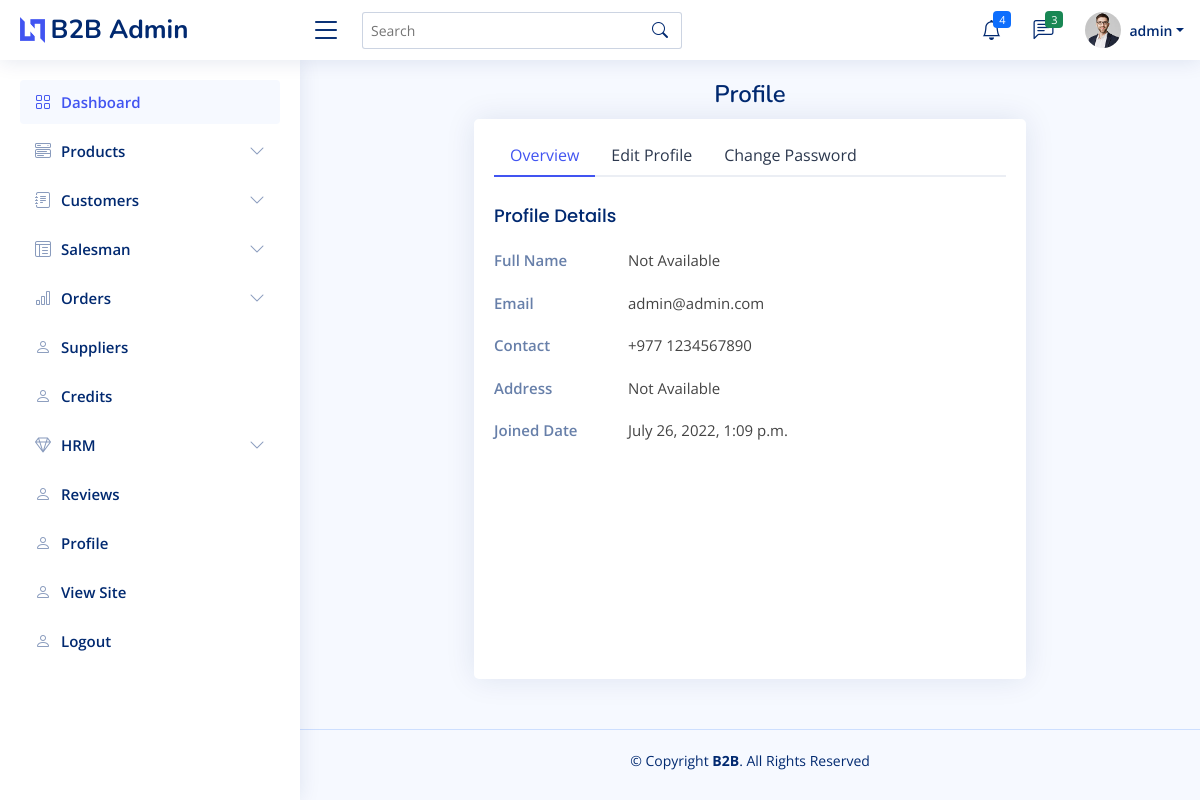
The page /admin-dashboard/profile/ (signed in) on the database its author committed.
### user/models.py (models this page shows)
class User(AbstractUser):
    is_customer = models.BooleanField(default = False)
    is_salesman = models.BooleanField(default = False)
    is_admin = models.BooleanField(default  = False)

### shop/decorators.py (the view)
    def wrap(request, *args, **kwargs):
        if request.user.is_admin:
            return view_func(request, *args, **kwargs)
        else:
            return redirect('account_login')

### shop/views.py (called while the page is built, shortened)
@login_required
@admin_required
def admin_profile(request, edit = None, change_password = None):
    change_password_form = ChangePasswordForm()
    return render(request, 'shop/admin_profile.html', {'change_password_form':change_password_form})

### shop/templates/shop/admin_profile.html (shortened to what this page needs)
{% extends 'shop/admin_base.html' %}
{% block main %}
    <div class="pagetitle">
      <h1 style="text-align: center">Profile</h1>
    </div>
    <section class="section profile">
      <div class="row">
        <div class="col-xl-2">
        </div>
        <div class="col-xl-8">
          <div class="card" style="min-height: 70vh;">
            <div class="card-body pt-3">
              <ul class="nav nav-tabs nav-tabs-bordered">
                <li class="nav-item">
                  <button class="nav-link active" data-bs-toggle="tab" data-bs-target="#profile-overview">Overview</button>
                </li>
                <li class="nav-item">
                  <button class="nav-link" data-bs-toggle="tab" data-bs-target="#profile-edit">Edit Profile</button>
                </li>
                <li class="nav-item">
                  <button class="nav-link" data-bs-toggle="tab" data-bs-target="#profile-change-password">Change Password</button>
                </li>
              </ul>
              <div class="tab-content pt-2">
                <div class="tab-pane fade show active profile-overview" id="profile-overview">
                  <h5 class="card-title">Profile Details</h5>
                  <div class="row">
                    <div class="col-lg-3 col-md-4 label ">Full Name</div>
                    {% if request.user.admin.full_name %}
                    <div class="col-lg-9 col-md-8">{{request.user.admin.full_name}}</div>
                    {% else %}
                    <div class="col-lg-9 col-md-8">Not Available</div>
                    {% endif %}
                  </div>
                  <div class="row">
                    <div class="col-lg-3 col-md-4 label ">Email</div>
                    <div class="col-lg-9 col-md-8">{{request.user.email}}</div>
                  </div>
                  <div class="row">
                    <div class="col-lg-3 col-md-4 label">Contact</div>
                    {% if request.user.admin.contact_no %}
                    <div class="col-lg-9 col-md-8">{{request.user.admin.contact_no}}</div>
                    {% else %}
                    <div class="col-lg-9 col-md-8">+977 1234567890</div>
                    {% endif %}
                  </div>
                  <div class="row">
                    <div class="col-lg-3 col-md-4 label">Address</div>
                    {% if request.user.admin.address %}
                    <div class="col-lg-9 col-md-8">{{request.user.admin.address}}</div>
                    {% else %}
                    <div class="col-lg-9 col-md-8">Not Available</div>
                    {% endif %}
                  </div>
                  <div class="row">
                    <div class="col-lg-3 col-md-4 label">Joined Date</div>
                    <div class="col-lg-9 col-md-8">{{request.user.date_joined}}</div>
                  </div>
                </div>
              </div>
            </div>
          </div>
        </div>
        <div class="col-xl-2">
        </div>
      </div>
    </section>
  </main>
  {% endblock %}

### shop/templates/shop/admin_base.html (shortened to what this page needs)
{% load static %}
<!DOCTYPE html>
<html lang="en">
  <head>
    <link
      href="{% static 'shop/assets/vendor/bootstrap/css/bootstrap.min.css' %}"
      rel="stylesheet"
    />
    <link
      href="{% static 'shop/assets/vendor/bootstrap-icons/bootstrap-icons.css' %}"
      rel="stylesheet"
    />
    <link
      href="{% static 'shop/assets/vendor/boxicons/css/boxicons.min.css' %}"
      rel="stylesheet"
    />
    <link
      href="{% static 'shop/assets/vendor/quill/quill.snow.css' %}"
      rel="stylesheet"
    />
    <link
      href="{% static 'shop/assets/vendor/quill/quill.bubble.css' %}"
      rel="stylesheet"
    />
    <link
      href="{% static 'shop/assets/vendor/remixicon/remixicon.css' %}"
      rel="stylesheet"
    />
    <link
      href="{% static 'shop/assets/vendor/simple-datatables/style.css' %}"
      rel="stylesheet"
    />
    <link href="{% static 'shop/assets/css/style.css' %}" rel="stylesheet" />
  </head>
  <body>
    <header id="header" class="header fixed-top d-flex align-items-center">
      <div class="d-flex align-items-center justify-content-between">
        <a href="{% url 'shop:admin_dashboard' %}" class="logo d-flex align-items-center">
          <img src="{% static 'shop/assets/img/logo.png' %}" alt="" />
          <span class="d-none d-lg-block">B2B Admin</span>
        </a>
        <i class="bi bi-list toggle-sidebar-btn"></i>
      </div>
      <div class="search-bar">
        <form
          class="search-form d-flex align-items-center"
          method="POST"
          action="#"
        >
          <input
            type="text"
            name="query"
            placeholder="Search"
            title="Enter search keyword"
          />
          <button type="submit" title="Search">
            <i class="bi bi-search"></i>
          </button>
        </form>
      </div>
      <nav class="header-nav ms-auto">
        <ul class="d-flex align-items-center">
          <li class="nav-item dropdown">
            <a class="nav-link nav-icon" href="#" data-bs-toggle="dropdown">
              <i class="bi bi-bell"></i>
              <span class="badge bg-primary badge-number">4</span> </a
            >
          </li>
          <li class="nav-item dropdown">
            <a class="nav-link nav-icon" href="#" data-bs-toggle="dropdown">
              <i class="bi bi-chat-left-text"></i>
              <span class="badge bg-success badge-number">3</span> </a
            >
          </li>
          <li class="nav-item dropdown pe-3">
            <a
              class="nav-link nav-profile d-flex align-items-center pe-0"
              href="#"
              data-bs-toggle="dropdown"
            >
              <img
                src="{% static 'shop/assets/img/profile-img.jpg' %}"
                alt="Profile"
                class="rounded-circle"
              />
              <span class="d-none d-md-block dropdown-toggle ps-2"
                >{{request.user.username}}</span
              > </a
            >
          </li>
        </ul>
      </nav>
    </header>
    <aside id="sidebar" class="sidebar">
      <ul class="sidebar-nav" id="sidebar-nav">
        <li class="nav-item">
          <a class="nav-link" href="{% url 'shop:admin_dashboard' %}">
            <i class="bi bi-grid"></i>
            <span>Dashboard</span>
          </a>
        </li>
        <li class="nav-item">
          <a
            class="nav-link collapsed"
            data-bs-target="#components-nav"
            data-bs-toggle="collapse"
            href="#"
          >
            <i class="bi bi-menu-button-wide"></i><span>Products</span
            ><i class="bi bi-chevron-down ms-auto"></i>
          </a>
        </li>
        <li class="nav-item">
          <a
            class="nav-link collapsed"
            data-bs-target="#forms-nav"
            data-bs-toggle="collapse"
            href="#"
          >
            <i class="bi bi-journal-text"></i><span>Customers</span
            ><i class="bi bi-chevron-down ms-auto"></i>
          </a>
        </li>
        <li class="nav-item">
          <a
            class="nav-link collapsed"
            data-bs-target="#tables-nav"
            data-bs-toggle="collapse"
            href="#"
          >
            <i class="bi bi-layout-text-window-reverse"></i><span>Salesman</span
            ><i class="bi bi-chevron-down ms-auto"></i>
          </a>
        </li>
        <li class="nav-item">
          <a
            class="nav-link collapsed"
            data-bs-target="#charts-nav"
            data-bs-toggle="collapse"
            href="#"
          >
            <i class="bi bi-bar-chart"></i><span>Orders</span
            ><i class="bi bi-chevron-down ms-auto"></i>
          </a>
        </li>
        <li class="nav-item">
          <a class="nav-link collapsed" href="users-profile.html">
            <i class="bi bi-person"></i>
            <span>Suppliers</span>
          </a>
        </li>
        <li class="nav-item">
          <a class="nav-link collapsed" href="{% url 'accounting:list_credits' %}">
            <i class="bi bi-person"></i>
            <span>Credits</span>
          </a>
        </li>
        <li class="nav-item">
          <a class="nav-link collapsed" data-bs-target="#icons-nav" data-bs-toggle="collapse" href="#">
            <i class="bi bi-gem"></i><span>HRM</span><i class="bi bi-chevron-down ms-auto"></i>
          </a>
        </li>
        <li class="nav-item">
          <a class="nav-link collapsed" href="users-profile.html">
            <i class="bi bi-person"></i>
            <span>Reviews</span>
          </a>
        </li>
        <li class="nav-item">
          <a class="nav-link collapsed" href="{% url 'shop:admin_profile'%}">
            <i class="bi bi-person"></i>
            <span>Profile</span>
          </a>
        </li>
        <li class="nav-item">
          <a class="nav-link collapsed" href="/">
            <i class="bi bi-person"></i>
            <span>View Site</span>
          </a>
        </li>
        <li class="nav-item">
          <a class="nav-link collapsed" href="{% url 'account_logout' %}">
            <i class="bi bi-person"></i>
            <span>Logout</span>
          </a>
        </li>
      </ul>
    </aside>
    <main id="main" class="main">
      {% block main %}
      {% endblock %}
    <footer id="footer" class="footer">
    <div class="copyright">
        &copy; Copyright <strong><span>B2B</span></strong
        >. All Rights Reserved
    </div>
    </footer>
  </body>
</html>

### shop/static/shop/assets/css/style.css (style rules this page uses)
:root { scroll-behavior: smooth; }
body { font-family: "Open Sans", sans-serif; background: #f6f9ff; color: #444444; }
a { color: #4154f1; text-decoration: none; }
h1, h2, h3, h4, h5, h6 { font-family: "Nunito", sans-serif; }
#main { margin-top: 60px; padding: 20px 30px; transition: all 0.3s; }
.pagetitle { margin-bottom: 10px; }
.pagetitle h1 { font-size: 24px; margin-bottom: 0; font-weight: 600; color: #012970; }
.card { margin-bottom: 30px; border: none; border-radius: 5px; box-shadow: 0px 0 30px rgba(1, 41, 112, 0.1); }
.card-title { padding: 20px 0 15px 0; font-size: 18px; font-weight: 500; color: #012970; font-family: "Poppins", sans-serif; }
.card-body { padding: 0 20px 20px 20px; }
.nav-tabs-bordered { border-bottom: 2px solid #ebeef4; }
.nav-tabs-bordered .nav-link { margin-bottom: -2px; border: none; color: #2c384e; }
.nav-tabs-bordered .nav-link.active { background-color: #fff; color: #4154f1; border-bottom: 2px solid #4154f1; }
.logo { line-height: 1; }
@media (min-width: 1200px) { .logo { width: 280px; } }
.logo img { max-height: 26px; margin-right: 6px; }
.logo span { font-size: 26px; font-weight: 700; color: #012970; font-family: "Nunito", sans-serif; }
.header { transition: all 0.5s; z-index: 997; height: 60px; box-shadow: 0px 2px 20px rgba(1, 41, 112, 0.1); background-color: #fff; padding-left: 20px; }
.header .toggle-sidebar-btn { font-size: 32px; padding-left: 10px; cursor: pointer; color: #012970; }
.header .search-bar { min-width: 360px; padding: 0 20px; }
.header .search-form { width: 100%; }
.header .search-form input { border: 0; font-size: 14px; color: #012970; border: 1px solid rgba(1, 41, 112, 0.2); padding: 7px 38px 7px 8px; border-radius: 3px; transition: 0.3s; width: 100%; }
.header .search-form button { border: 0; padding: 0; margin-left: -30px; background: none; }
.header .search-form button i { color: #012970; }
.header-nav ul { list-style: none; }
.header-nav > ul { margin: 0; padding: 0; }
.header-nav .nav-icon { font-size: 20px; color: #012970; }
.header-nav .nav-profile { color: #012970; }
.header-nav .nav-profile img { max-height: 36px; }
.header-nav .nav-profile span { font-size: 14px; font-weight: 600; }
.header-nav .badge-number { position: absolute; inset: 4px 6px auto auto; font-weight: normal; font-size: 11px; padding: 3px 6px; }
.sidebar { position: fixed; top: 60px; left: 0; bottom: 0; width: 300px; z-index: 996; transition: all 0.3s; padding: 20px; overflow-y: auto; scrollbar-width: thin; scrollbar-color: #aab7cf transparent; box-shadow: 0px 0px 20px rgba(1, 41, 112, 0.1); background-color: #fff; }
@media (min-width: 1200px) { #main, #footer { margin-left: 300px; } }
.sidebar-nav { padding: 0; margin: 0; list-style: none; }
.sidebar-nav li { padding: 0; margin: 0; list-style: none; }
.sidebar-nav .nav-item { margin-bottom: 5px; }
.sidebar-nav .nav-link { display: flex; align-items: center; font-size: 15px; font-weight: 600; color: #4154f1; transition: 0.3; background: #f6f9ff; padding: 10px 15px; border-radius: 4px; }
.sidebar-nav .nav-link i { font-size: 16px; margin-right: 10px; color: #4154f1; }
.sidebar-nav .nav-link.collapsed { color: #012970; background: #fff; }
.sidebar-nav .nav-link.collapsed i { color: #899bbd; }
.sidebar-nav .nav-link .bi-chevron-down { margin-right: 0; transition: transform 0.2s ease-in-out; }
.profile .profile-overview .row { margin-bottom: 20px; font-size: 15px; }
.profile .profile-overview .card-title { color: #012970; }
.profile .profile-overview .label { font-weight: 600; color: rgba(1, 41, 112, 0.6); }
.footer { padding: 20px 0; font-size: 14px; transition: all 0.3s; border-top: 1px solid #cddfff; }
.footer .copyright { text-align: center; color: #012970; }

### rows shown on the page
User: user.username "admin", user.email "admin@admin.com", user.date_joined "July 26, 2022, 1:09 p.m."
